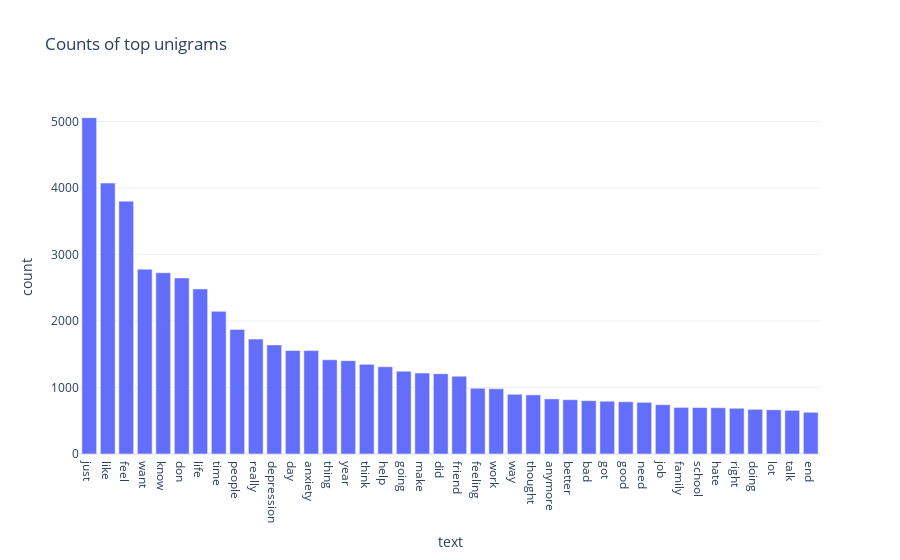

Here is the notebook cell this chart was saved with:
### Code cell
# fancier interactive plot using plotly express
import plotly.express as px
fig = px.bar(unigram_df, x='text', y='count', title="Counts of top unigrams", 
             template='plotly_white', 
             labels={"ngram;: 'Unigram', 'count': 'Count'"})
                                                                                                                  
fig.show()

### Figure 1 — Plotly figure (JSON) as saved in the notebook; plotly's stock layout.template omitted (floating-point values rounded to 4 significant figures)
{"data": [{"alignmentgroup": "True", "hovertemplate": "text=%{x}<br>count=%{y}<extra></extra>", "legendgroup": "", "marker": {"color": "#636efa", "pattern": {"shape": ""}}, "name": "", "offsetgroup": "", "orientation": "v", "showlegend": false, "textposition": "auto", "type": "bar", "x": ["just", "like", "feel", "want", "know", "don", "life", "time", "people", "really", "depression", "day", "anxiety", "thing", "year", "think", "help", "going", "make", "did", "friend", "feeling", "work", "way", "thought", "anymore", "better", "bad", "got", "good", "need", "job", "family", "school", "hate", "right", "doing", "lot", "talk", "end"], "xaxis": "x", "y": [5058, 4075, 3803, 2780, 2726, 2648, 2483, 2146, 1874, 1728, 1640, 1556, 1555, 1417, 1404, 1348, 1312, 1245, 1217, 1208, 1170, 989, 981, 898, 889, 829, 817, 802, 794, 786, 777, 742, 701, 699, 696, 688, 672, 665, 657, 627], "yaxis": "y"}], "layout": {"barmode": "relative", "legend": {"tracegroupgap": 0}, "title": {"text": "Counts of top unigrams"}, "xaxis": {"anchor": "y", "domain": [0, 1], "title": {"text": "text"}}, "yaxis": {"anchor": "x", "domain": [0, 1], "title": {"text": "count"}}}}
